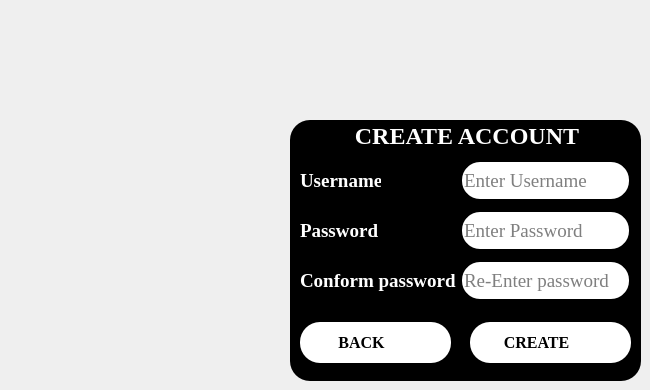
    <widget class="QWidget" name="page_2">
     <widget class="QGroupBox" name="groupBox_2">
      <property name="geometry">
       <rect>
        <x>290</x>
        <y>120</y>
        <width>351</width>
        <height>261</height>
       </rect>
      </property>
      <property name="font">
       <font>
        <family>Times New Roman</family>
        <pointsize>18</pointsize>
        <weight>75</weight>
        <bold>true</bold>
       </font>
      </property>
      <property name="layoutDirection">
       <enum>Qt::LeftToRight</enum>
      </property>
      <property name="styleSheet">
       <string notr="true">QGroupBox{
color:white;
background:black;
border-radius:20px;
}</string>
      </property>
      <property name="title">
       <string>CREATE ACCOUNT</string>
      </property>
      <property name="alignment">
       <set>Qt::AlignCenter</set>
      </property>
      <widget class="QLabel" name="label_3">
       <property name="geometry">
        <rect>
         <x>10</x>
         <y>50</y>
         <width>81</width>
         <height>21</height>
        </rect>
       </property>
       <property name="font">
        <font>
         <family>Times New Roman</family>
         <pointsize>14</pointsize>
         <weight>75</weight>
         <bold>true</bold>
        </font>
       </property>
       <property name="styleSheet">
        <string notr="true">#label_3{
color:white;
}</string>
       </property>
       <property name="text">
        <string>Username</string>
       </property>
      </widget>
      <widget class="QLabel" name="label_4">
       <property name="geometry">
        <rect>
         <x>10</x>
         <y>100</y>
         <width>81</width>
         <height>21</height>
        </rect>
       </property>
       <property name="font">
        <font>
         <family>Times New Roman</family>
         <pointsize>14</pointsize>
         <weight>75</weight>
         <bold>true</bold>
        </font>
       </property>
       <property name="styleSheet">
        <string notr="true">#label_4{
color:white;
}</string>
       </property>
       <property name="text">
        <string>Password</string>
       </property>
      </widget>
      <widget class="QLabel" name="label_5">
       <property name="geometry">
        <rect>
         <x>10</x>
         <y>150</y>
         <width>161</width>
         <height>21</height>
        </rect>
       </property>
       <property name="font">
        <font>
         <family>Times New Roman</family>
         <pointsize>14</pointsize>
         <weight>75</weight>
         <bold>true</bold>
        </font>
       </property>
       <property name="styleSheet">
        <string notr="true">#label_5{
color:white;
}</string>
       </property>
       <property name="text">
        <string>Conform password</string>
       </property>
      </widget>
      <widget class="QLineEdit" name="lineEdit_newusername">
       <property name="geometry">
        <rect>
         <x>170</x>
         <y>40</y>
         <width>171</width>
         <height>41</height>
        </rect>
       </property>
       <property name="font">
        <font>
         <family>Times New Roman</family>
         <pointsize>14</pointsize>
         <weight>50</weight>
         <bold>false</bold>
        </font>
       </property>
       <property name="styleSheet">
        <string notr="true">#lineEdit_newusername{border-width:2px;
border-color:black;
border-style:solid;
border-radius:20px;
}
</string>
       </property>
       <property name="placeholderText">
        <string>Enter Username</string>
       </property>
      </widget>
      <widget class="QLineEdit" name="lineEdit_newpassword">
       <property name="geometry">
        <rect>
         <x>170</x>
         <y>90</y>
         <width>171</width>
         <height>41</height>
        </rect>
       </property>
       <property name="font">
        <font>
         <family>Times New Roman</family>
         <pointsize>14</pointsize>
         <weight>50</weight>
         <bold>false</bold>
        </font>
       </property>
       <property name="styleSheet">
        <string notr="true">#lineEdit_newpassword{border-width:2px;
border-color:black;
border-style:solid;
border-radius:20px;}
</string>
       </property>
       <property name="echoMode">
        <enum>QLineEdit::Password</enum>
       </property>
       <property name="placeholderText">
        <string>Enter Password</string>
       </property>
      </widget>
      <widget class="QLineEdit" name="lineEdit_conpassword">
       <property name="geometry">
        <rect>
         <x>170</x>
         <y>140</y>
         <width>171</width>
         <height>41</height>
        </rect>
       </property>
       <property name="font">
        <font>
         <family>Times New Roman</family>
         <pointsize>14</pointsize>
         <weight>50</weight>
         <bold>false</bold>
        </font>
       </property>
       <property name="styleSheet">
        <string notr="true">#lineEdit_conpassword{
border-width:2px;
border-color:black;
border-style:solid;
border-radius:20px;
}</string>
       </property>
       <property name="echoMode">
        <enum>QLineEdit::Password</enum>
       </property>
       <property name="placeholderText">
        <string>Re-Enter password</string>
       </property>
      </widget>
      <widget class="QPushButton" name="pushButton_2">
       <property name="geometry">
        <rect>
         <x>10</x>
         <y>202</y>
         <width>151</width>
         <height>41</height>
        </rect>
       </property>
       <property name="font">
        <font>
         <family>Times New Roman</family>
         <pointsize>12</pointsize>
         <weight>75</weight>
         <bold>true</bold>
        </font>
       </property>
       <property name="styleSheet">
        <string notr="true">QPushButton{
border-radius:20px;
background:white;

background-color: rgb(255, 255, 255);}
QPushButton:hover {
  background: rgb(170, 165, 163);
}</string>
       </property>
       <property name="text">
        <string>BACK       </string>
       </property>
      </widget>
      <widget class="QPushButton" name="pushButton_4">
       <property name="geometry">
        <rect>
         <x>180</x>
         <y>202</y>
         <width>161</width>
         <height>41</height>
        </rect>
       </property>
       <property name="font">
        <font>
         <family>Times New Roman</family>
         <pointsize>12</pointsize>
         <weight>75</weight>
         <bold>true</bold>
        </font>
       </property>
       <property name="styleSheet">
        <string notr="true">QPushButton{
border-radius:20px;
background:white;

background-color: rgb(255, 255, 255);}
QPushButton:hover {
  background: rgb(170, 165, 163);
}</string>
       </property>
       <property name="text">
        <string>CREATE       </string>
       </property>
      </widget>
      <widget class="QPushButton" name="pushButton_CreateUsername">
       <property name="geometry">
        <rect>
         <x>170</x>
         <y>46</y>
         <width>171</width>
         <height>31</height>
        </rect>
       </property>
       <property name="styleSheet">
        <string notr="true">background:qlineargradient(spread:pad, x1:0, y1:0, x2:1, y2:0, stop:0 rgba(0, 0, 0, 0), stop:1 rgba(0,0,0,0));
border:black;</string>
       </property>
       <property name="text">
        <string/>
       </property>
      </widget>
      <widget class="QPushButton" name="pushButton_CreatePassword">
       <property name="geometry">
        <rect>
         <x>170</x>
         <y>95</y>
         <width>171</width>
         <height>31</height>
        </rect>
       </property>
       <property name="styleSheet">
        <string notr="true">background:qlineargradient(spread:pad, x1:0, y1:0, x2:1, y2:0, stop:0 rgba(0, 0, 0, 0), stop:1 rgba(0,0,0,0));
border:black;</string>
       </property>
       <property name="text">
        <string/>
       </property>
      </widget>
      <widget class="QPushButton" name="pushButton_CreateconPassword">
       <property name="geometry">
        <rect>
         <x>172</x>
         <y>145</y>
         <width>161</width>
         <height>31</height>
        </rect>
       </property>
       <property name="styleSheet">
        <string notr="true">background:qlineargradient(spread:pad, x1:0, y1:0, x2:1, y2:0, stop:0 rgba(0, 0, 0, 0), stop:1 rgba(0,0,0,0));
border:black;</string>
       </property>
       <property name="text">
        <string/>
       </property>
      </widget>
      <widget class="QPushButton" name="pushButton_12">
       <property name="geometry">
        <rect>
         <x>104</x>
         <y>211</y>
         <width>31</width>
         <height>23</height>
        </rect>
       </property>
       <property name="styleSheet">
        <string notr="true">QPushButton{
border-radius:10px;
background:white;

border:white;


background-color: rgb(255, 255, 255);}
QPushButton:hover {
  background: rgb(170, 165, 163);
}</string>
       </property>
       <property name="text">
        <string/>
       </property>
       <property name="icon">
        <iconset>
         <normaloff>:/images/return.png</normaloff>:/images/return.png</iconset>
       </property>
       <property name="iconSize">
        <size>
         <width>20</width>
         <height>20</height>
        </size>
       </property>
      </widget>
      <widget class="QPushButton" name="pushButton_13">
       <property name="geometry">
        <rect>
         <x>287</x>
         <y>206</y>
         <width>30</width>
         <height>31</height>
        </rect>
       </property>
       <property name="styleSheet">
        <string notr="true">QPushButton{
border-radius:10px;
background:white;

border:white;


background-color: rgb(255, 255, 255);}
QPushButton:hover {
  background: rgb(170, 165, 163);
}</string>
       </property>
       <property name="text">
        <string/>
       </property>
       <property name="icon">
        <iconset>
         <normaloff>:/images/add-people-interface-symbol-of-black-person-close-up-with-plus-sign-in-small-circle.png</normaloff>:/images/add-people-interface-symbol-of-black-person-close-up-with-plus-sign-in-small-circle.png</iconset>
       </property>
       <property name="iconSize">
        <size>
         <width>22</width>
         <height>22</height>
        </size>
       </property>
      </widget>
     </widget>
    </widget>
